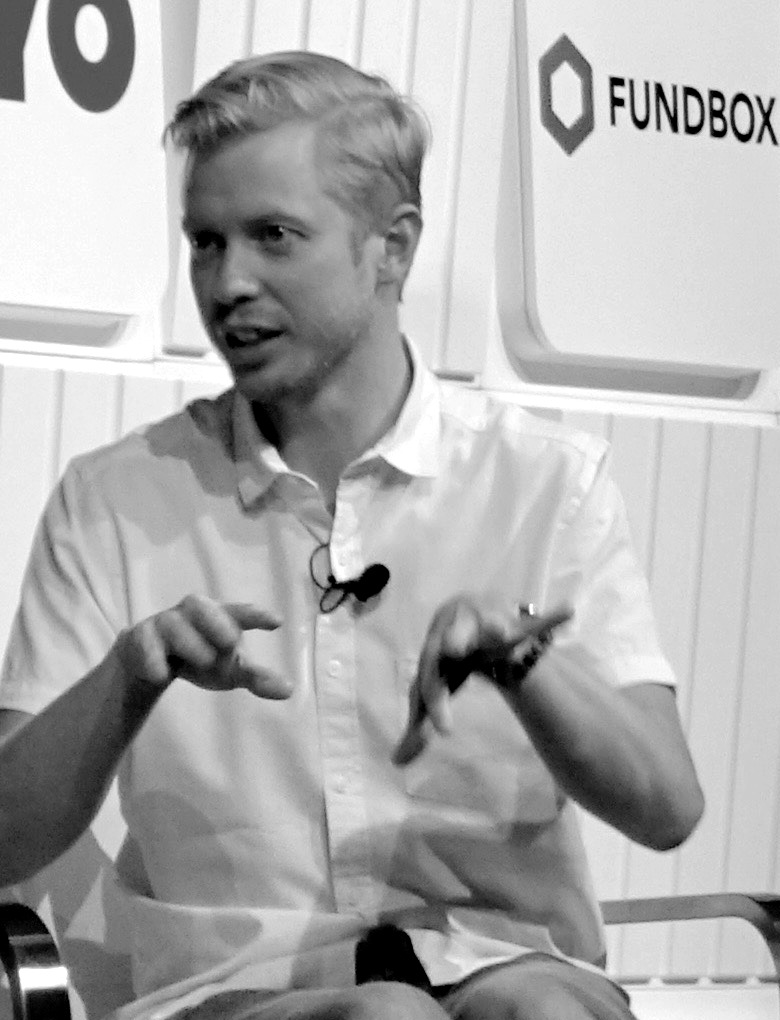
#> input picture carousels/2026-11-04-reddit-ai-mode-styles/assets/huffman-photo-bw.jpg, 780 x 1020 px; its folder holds only this picture in this run
$ python -i collage.py   (imports and definitions only)
#> lines starting #> are read from the running program, lines starting #| are printed output that depends on the picture; after the words box and inside, x2 and y2 are one past the last pixel; in counts of white or black regions, pixels touching at a corner belong together
#> further down, picture is the input picture: PIL image 780x1020 L; min 0, max 255, mean 173.8
"""The mixed look for hand-drawn carousels: real cutouts and clean video scenes on an Excalidraw slide, with marks
drawn over them so the three layers read as one page (carousels/2026-10-31-stay-human-mix/storyboard.md).

A slide's "art" list takes, besides library art ({"id": "person.read", ...}), in draw order (later = on top):
  {"cutout": "cutouts/book.png", "x", "y", "size" (width px), "tilt"?: deg, "key"?: "white" | "grab", "crop"?: [x0,y0,x1,y1],
   "edge"?: px, "photo"?: true}
      A real photo. PNG with alpha is used as is; "key": "white" removes a plain light background, "grab" separates the
      object from a busy one (OpenCV GrabCut); "crop" trims the photo first (fractions). The cutout gets a
      white sticker edge and a soft shadow. "photo": true keeps the rectangle and gives it a white print border instead.
  {"scene": {studio scene fields, times from 0}, "x", "y", "w", "h", "palette"?: "ajay" | "tmv"}
      A clean piece: any video scene (broll/src/studio), rendered transparent by Remotion (SceneCard) to
      <folder>/scenes/<hash>.png, in the carousel's accent. Rendered before the slides draw; cached by content.
  {"mark": "arrow" | "line" | "poly" | "circle" | "strike" | "scribble" | "label" | "tape", ...}
      Hand-drawn marks on top: arrow/line/strike {pts, c?, sw?}, poly {pts, c?, bg?, fill?}, circle/scribble {x, y, w, h, c?, bg?},
      label {x, y, text, size?, c?, align?, angle?}, tape {x, y, w, angle?}.
x/y are slide coordinates (0..1080, 0..1350), like library art.
"""
import hashlib, json, math, shutil, subprocess, tempfile
from pathlib import Path

from PIL import Image, ImageChops, ImageDraw, ImageFilter

ROOT = Path(__file__).resolve().parent.parent
R = None  # render module


def use(r):
    global R; R = r


# ---------------------------------------------------------------- cutouts
# [9 lines left out: function _key_white, not called in this run]


def _key_grab(im: Image.Image, inset: float = 0.03) -> Image.Image:
    """Separate the object from a busy background with OpenCV GrabCut, seeded by a rectangle just inside the frame."""
#> called with inset = 0.03
    import cv2, numpy as np
    rgb = np.array(im.convert("RGB"))[:, :, ::-1].copy(); h, w = rgb.shape[:2]
#> after `h, w = rgb.shape[:2]`: h = 1020; w = 780
    k = 900 / max(w, h); small = cv2.resize(rgb, (int(w * k), int(h * k))) if k < 1 else rgb
#> after `k = 900 / max(w, h)`: k = 0.882
    sh, sw = small.shape[:2]; m = np.zeros((sh, sw), np.uint8)
#> after `sh, sw = small.shape[:2]`: sh = 900; sw = 688
    rect = (int(sw * inset), int(sh * inset), int(sw * (1 - 2 * inset)), int(sh * (1 - 2 * inset)))
#> rect = (20, 27, 646, 846)
    cv2.grabCut(small, m, rect, np.zeros((1, 65), np.float64), np.zeros((1, 65), np.float64), 6, cv2.GC_INIT_WITH_RECT)
    fg = np.where((m == cv2.GC_FGD) | (m == cv2.GC_PR_FGD), 255, 0).astype(np.uint8)
    n, lab, stats, _ = cv2.connectedComponentsWithStats(fg)  # keep the biggest piece: stray background blobs go
#> n = 17
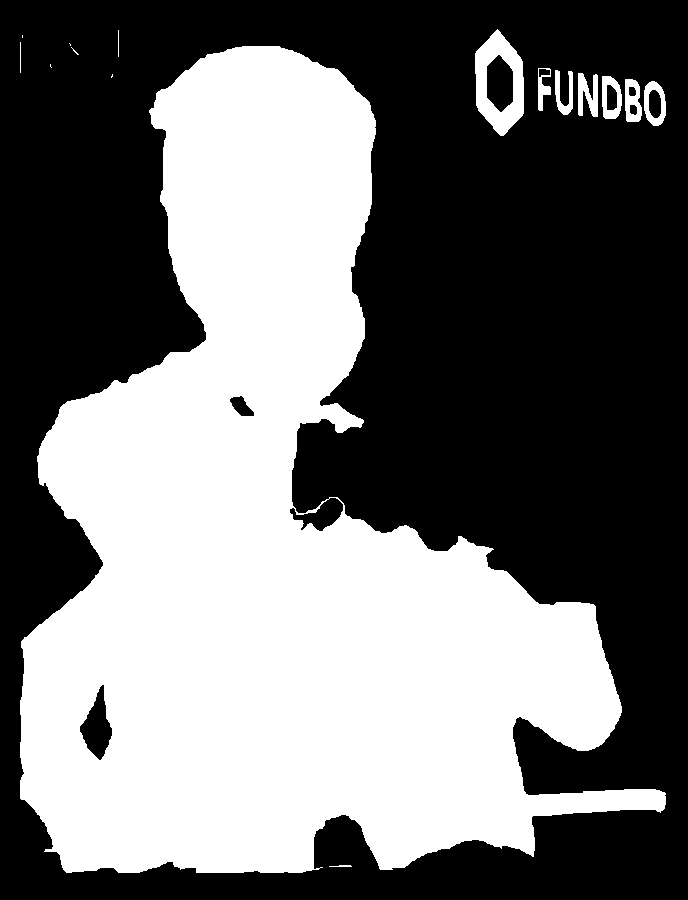
#> fg: shape (900, 688); 44.4% white; 16 white regions (5 under 20 px), largest, box (x1, y1, x2, y2) and area: (20, 46, 666, 873) 269044, (475, 29, 524, 136) 2746, (578, 73, 598, 117) 588
    if n > 1: fg = np.where(lab == 1 + int(np.argmax(stats[1:, cv2.CC_STAT_AREA])), 255, 0).astype(np.uint8)
    fg = cv2.resize(fg, (w, h), interpolation=cv2.INTER_LINEAR)
    a = Image.fromarray(fg).filter(ImageFilter.GaussianBlur(1.5))
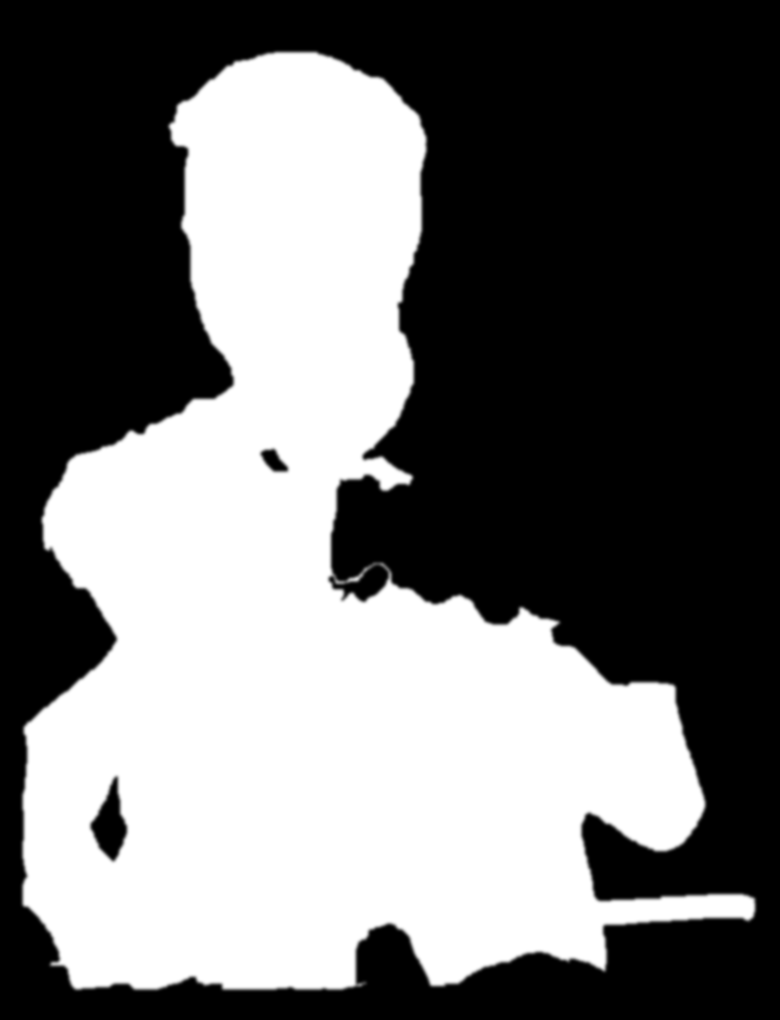
#> a: PIL image 780x1020 L; min 0, max 255, mean 110.8
#> fg: shape (1020, 780)
    out = im.convert("RGBA"); out.putalpha(a); return out
#> after `out.putalpha(a)`:
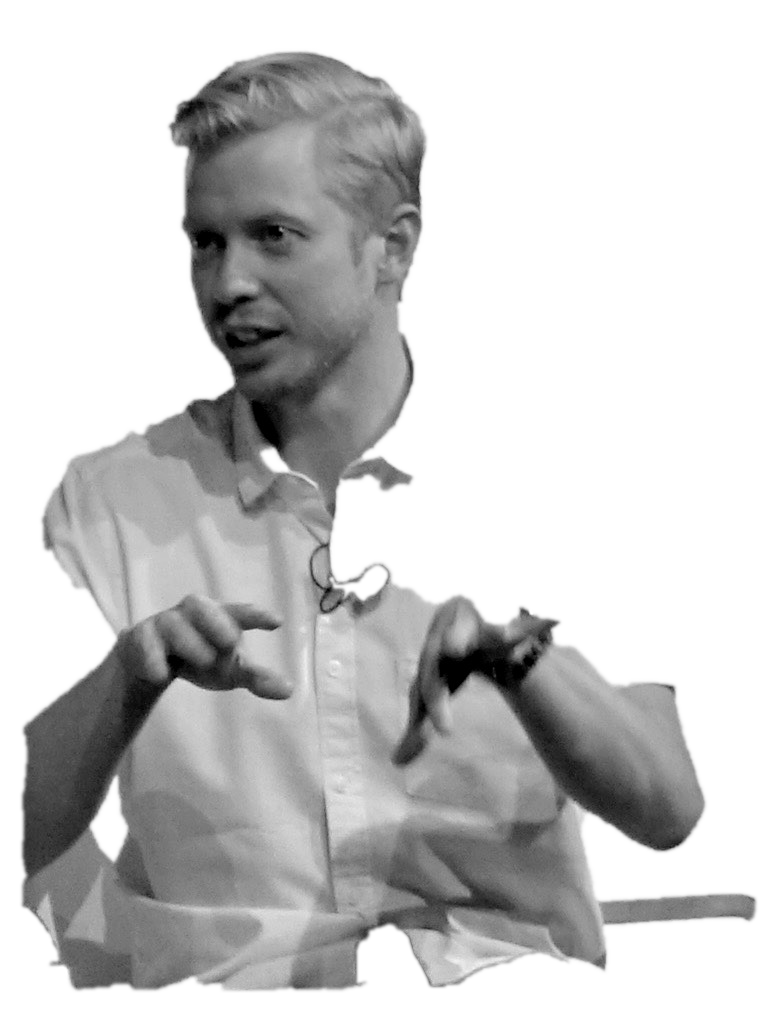
#> out: PIL image 780x1020 RGBA; mean R, G, B, A 173.8, 173.8, 173.8, 110.8; transparent parts drawn white


# [46 lines left out: functions _sticker, cutout, not called in this run]


# ---------------------------------------------------------------- clean scenes
def _accent(acc: str) -> dict:
    return {"accent": R.col(acc), "soft": R.col(f"l_{acc}"), "tint": R.col(f"l_{acc}")}


# [63 lines left out: functions _scene_png, _last, prepare_scenes, scene, mark, not called in this run]

>>> from PIL import Image
>>> picture = Image.open('../carousels/2026-11-04-reddit-ai-mode-styles/assets/huffman-photo-bw.jpg')
>>> result = _key_grab(picture)
